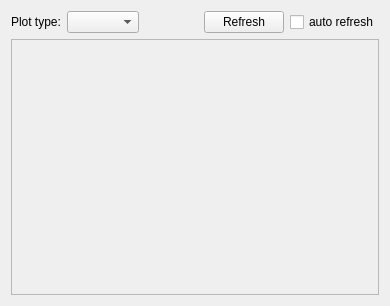
<?xml version="1.0" encoding="UTF-8"?>
<ui version="4.0">
 <class>plotWidget</class>
 <widget class="QWidget" name="plotWidget">
  <property name="geometry">
   <rect>
    <x>0</x>
    <y>0</y>
    <width>390</width>
    <height>306</height>
   </rect>
  </property>
  <property name="minimumSize">
   <size>
    <width>390</width>
    <height>0</height>
   </size>
  </property>
  <property name="windowTitle">
   <string>Form</string>
  </property>
  <layout class="QVBoxLayout" name="verticalLayout">
   <item>
    <layout class="QHBoxLayout" name="horizontalLayout">
     <property name="sizeConstraint">
      <enum>QLayout::SetMinimumSize</enum>
     </property>
     <item>
      <widget class="QLabel" name="label">
       <property name="text">
        <string>Plot type:</string>
       </property>
      </widget>
     </item>
     <item>
      <widget class="QComboBox" name="combo_plot_type"/>
     </item>
     <item>
      <spacer name="horizontalSpacer">
       <property name="orientation">
        <enum>Qt::Horizontal</enum>
       </property>
       <property name="sizeHint" stdset="0">
        <size>
         <width>40</width>
         <height>20</height>
        </size>
       </property>
      </spacer>
     </item>
     <item>
      <widget class="QPushButton" name="button_refresh">
       <property name="text">
        <string>Refresh</string>
       </property>
      </widget>
     </item>
     <item>
      <widget class="QCheckBox" name="checkbox_auto_update">
       <property name="text">
        <string>auto refresh</string>
       </property>
       <property name="tristate">
        <bool>false</bool>
       </property>
      </widget>
     </item>
    </layout>
   </item>
   <item>
    <widget class="QFrame" name="frame_plot">
     <property name="sizePolicy">
      <sizepolicy hsizetype="Expanding" vsizetype="Expanding">
       <horstretch>0</horstretch>
       <verstretch>0</verstretch>
      </sizepolicy>
     </property>
     <property name="frameShape">
      <enum>QFrame::StyledPanel</enum>
     </property>
     <property name="frameShadow">
      <enum>QFrame::Raised</enum>
     </property>
    </widget>
   </item>
  </layout>
 </widget>
 <resources/>
 <connections/>
</ui>
